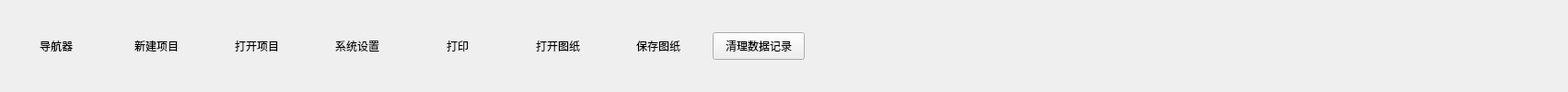
      <widget class="QWidget" name="ProjectManager">
       <property name="styleSheet">
        <string notr="true">#ProjectManager{
background-color: rgb(8, 62, 75);
}

QGroupBox{
	background-color: rgba(16, 57, 70, 1);
	border: 0px solid rgb(111, 255, 255);
	margin-top:3.3ex;
	color: rgba(102, 249, 247, 1);
	font: 12pt &quot;微软雅黑&quot;;
}

QGroupBox::title{
	subcontrol-origin: margin;
	subcontrol-position: top center;
	background-color: rgba(19, 67, 79, 1);
	padding: 7 10000px;
}

QLineEdit{
	background-color: rgba(255, 255, 255,0.2);
	border-width:0;
	border-style:outset;
	color: rgba(102, 249, 247, 1);
	font: 12pt &quot;微软雅黑&quot;;
}

QLabel{
	color: rgba(102, 249, 247, 1);
	font: 12pt &quot;微软雅黑&quot;;
}

QRadioButton{
	color: rgba(102, 249, 247, 1);
	font: 12pt &quot;微软雅黑&quot;;
}

QRadioButton::indicator{
	border-color: rgba(255, 255, 255,0);
	background:transparent;
}


QRadioButton::indicator:checked{
	border-image:url(:/widget/images/green.png)
}

QRadioButton::indicator:unchecked{
	border-image:url(:/widget/images/unchecked.png)
}

QDoubleSpinBox{
	border: 0px solid rgba(61, 255, 255,0.4);
	background-color: rgba(255, 255, 255, 0.2);
	font: 12pt &quot;Times New Roman&quot;;
	color: rgba(102, 249, 247, 1);
	text-align：center;
	padding-left:10px;
}
</string>
       </property>
       <attribute name="title">
        <string>项目管理</string>
       </attribute>
       <layout class="QHBoxLayout" name="horizontalLayout_2">
        <property name="spacing">
         <number>9</number>
        </property>
        <property name="topMargin">
         <number>5</number>
        </property>
        <property name="bottomMargin">
         <number>5</number>
        </property>
        <item>
         <widget class="QToolButton" name="BtnNavigatorShow">
          <property name="minimumSize">
           <size>
            <width>100</width>
            <height>30</height>
           </size>
          </property>
          <property name="text">
           <string>导航器</string>
          </property>
          <property name="iconSize">
           <size>
            <width>32</width>
            <height>32</height>
           </size>
          </property>
          <property name="toolButtonStyle">
           <enum>Qt::ToolButtonTextUnderIcon</enum>
          </property>
          <property name="autoRaise">
           <bool>true</bool>
          </property>
         </widget>
        </item>
        <item>
         <widget class="QToolButton" name="BtnNewProject">
          <property name="minimumSize">
           <size>
            <width>100</width>
            <height>30</height>
           </size>
          </property>
          <property name="text">
           <string>新建项目</string>
          </property>
          <property name="iconSize">
           <size>
            <width>32</width>
            <height>32</height>
           </size>
          </property>
          <property name="toolButtonStyle">
           <enum>Qt::ToolButtonTextUnderIcon</enum>
          </property>
          <property name="autoRaise">
           <bool>true</bool>
          </property>
         </widget>
        </item>
        <item>
         <widget class="QToolButton" name="BtnOpenProject">
          <property name="minimumSize">
           <size>
            <width>100</width>
            <height>30</height>
           </size>
          </property>
          <property name="text">
           <string>打开项目</string>
          </property>
          <property name="iconSize">
           <size>
            <width>32</width>
            <height>32</height>
           </size>
          </property>
          <property name="toolButtonStyle">
           <enum>Qt::ToolButtonTextUnderIcon</enum>
          </property>
          <property name="autoRaise">
           <bool>true</bool>
          </property>
         </widget>
        </item>
        <item>
         <widget class="QToolButton" name="BtnEditSaveDwgFile">
          <property name="minimumSize">
           <size>
            <width>100</width>
            <height>30</height>
           </size>
          </property>
          <property name="text">
           <string>系统设置</string>
          </property>
          <property name="iconSize">
           <size>
            <width>32</width>
            <height>32</height>
           </size>
          </property>
          <property name="toolButtonStyle">
           <enum>Qt::ToolButtonTextUnderIcon</enum>
          </property>
          <property name="autoRaise">
           <bool>true</bool>
          </property>
         </widget>
        </item>
        <item>
         <widget class="QToolButton" name="BtnEditSaveDwgFile_3">
          <property name="minimumSize">
           <size>
            <width>100</width>
            <height>30</height>
           </size>
          </property>
          <property name="text">
           <string>打印</string>
          </property>
          <property name="iconSize">
           <size>
            <width>32</width>
            <height>32</height>
           </size>
          </property>
          <property name="toolButtonStyle">
           <enum>Qt::ToolButtonTextUnderIcon</enum>
          </property>
          <property name="autoRaise">
           <bool>true</bool>
          </property>
         </widget>
        </item>
        <item>
         <widget class="QToolButton" name="BtnOpenPage">
          <property name="minimumSize">
           <size>
            <width>100</width>
            <height>30</height>
           </size>
          </property>
          <property name="text">
           <string>打开图纸</string>
          </property>
          <property name="iconSize">
           <size>
            <width>32</width>
            <height>32</height>
           </size>
          </property>
          <property name="toolButtonStyle">
           <enum>Qt::ToolButtonTextUnderIcon</enum>
          </property>
          <property name="autoRaise">
           <bool>true</bool>
          </property>
         </widget>
        </item>
        <item>
         <widget class="QToolButton" name="BtnSaveDwg">
          <property name="minimumSize">
           <size>
            <width>100</width>
            <height>30</height>
           </size>
          </property>
          <property name="text">
           <string>保存图纸</string>
          </property>
          <property name="iconSize">
           <size>
            <width>32</width>
            <height>27</height>
           </size>
          </property>
          <property name="toolButtonStyle">
           <enum>Qt::ToolButtonTextUnderIcon</enum>
          </property>
          <property name="autoRaise">
           <bool>true</bool>
          </property>
         </widget>
        </item>
        <item>
         <widget class="QToolButton" name="BtnClearDB">
          <property name="minimumSize">
           <size>
            <width>100</width>
            <height>30</height>
           </size>
          </property>
          <property name="text">
           <string>清理数据记录</string>
          </property>
         </widget>
        </item>
        <item>
         <spacer name="horizontalSpacer_2">
          <property name="orientation">
           <enum>Qt::Horizontal</enum>
          </property>
          <property name="sizeHint" stdset="0">
           <size>
            <width>818</width>
            <height>20</height>
           </size>
          </property>
         </spacer>
        </item>
       </layout>
      </widget>
